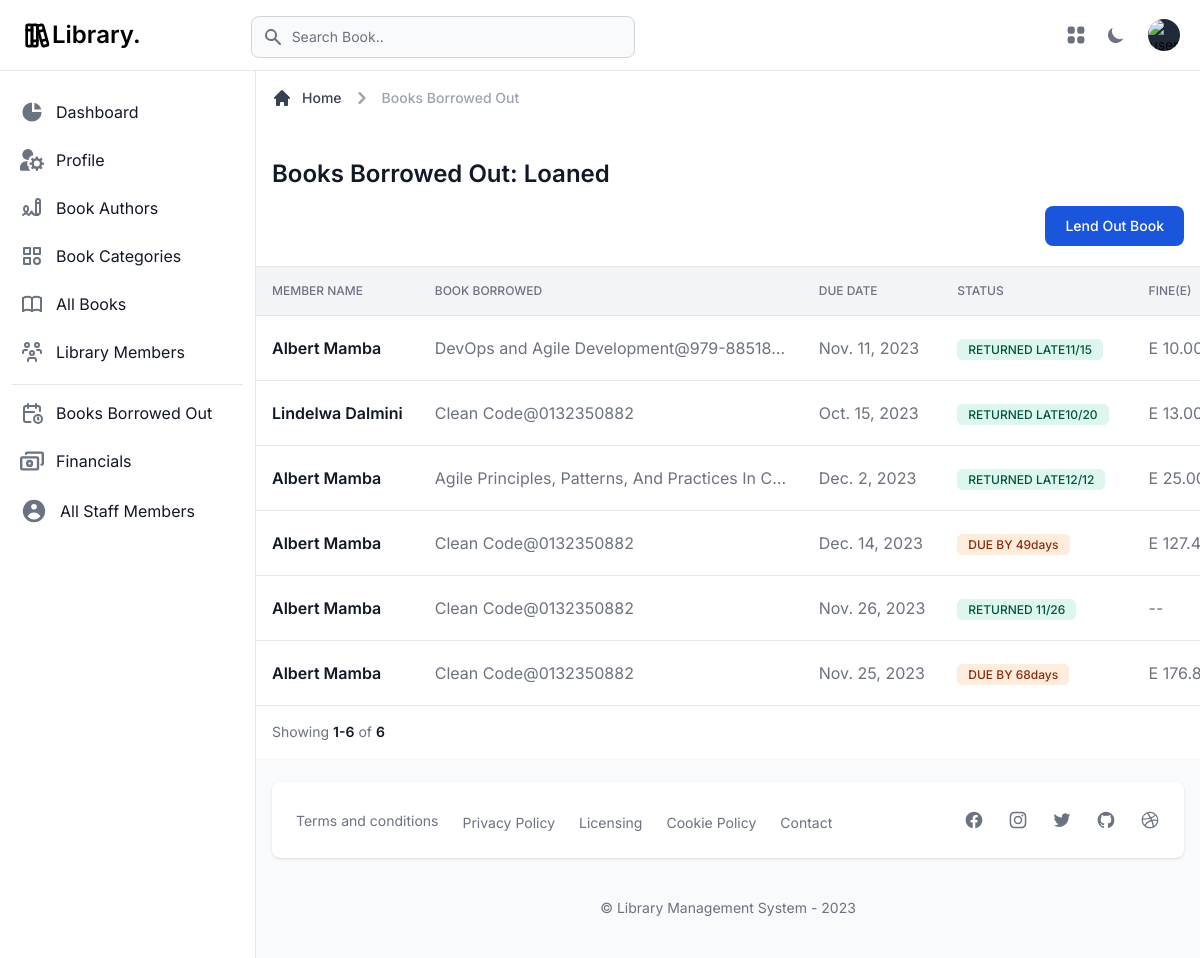
Screenshot of /book-issues/ (signed in) with the database file from the repository.
### library/models.py (models this page shows)
class BookIssue(models.Model):
    book = models.ForeignKey(Book, related_name='issues', on_delete=models.CASCADE)
    member = models.ForeignKey(Member, related_name='issues', on_delete=models.CASCADE)
    issue_date = models.DateField(auto_created=True, default=timezone.now)
    due_date = models.DateField(auto_created=True, default=timezone.now)
    return_date = models.DateField(null=True, blank=True)
    @property
    def returned(self):
        return self.return_date is not None
    @property
    def status_int(self):
        if self.returned:
            return 1
        elif self.due_date >= timezone.now().date():
            return 2
        else:
            return 3
    @property
    def fine(self):
        if self.returned:
            if self.due_date >= self.return_date:
                return '--', 0
            else:
                _hours_left = (self.return_date - self.due_date)
                days, _ = divmod(_hours_left.total_seconds(), 86400)
                _fine = float(days) * float(self.book.fine)
                return f"E {_fine:,.2f}", _fine
        else:
            if self.due_date >= timezone.now().date():
                return '--', 0
            else:
                _hours_left = (timezone.now().date() - self.due_date)
                days, _ = divmod(_hours_left.total_seconds(), 86400)
                _fine = float(days) * float(self.book.fine)
                return f"E {_fine:,.2f}", _fine
    @property
    def status(self):
        if self.return_date:
            if self.due_date >= self.return_date:
                return f'RETURNED {self.return_date.strftime("%m/%d")}'
            else:
                return f'RETURNED LATE{self.return_date.strftime("%m/%d")}'
        try:
            if self.due_date >= timezone.now().date():
                _hours_left = (self.due_date - timezone.now().date())
                days, _ = divmod(_hours_left.total_seconds(), 86400)
                return "{}days LEFT".format(int(days))
            else:
                _hours_left = (timezone.now().date() - self.due_date)
                days, _ = divmod(_hours_left.total_seconds(), 86400)
                return "DUE BY {}days".format(int(days))
        except Exception as error:
            print('FAILED TO CALCULATE DAYS LEFT: ', error)
        return "---"

class Member(models.Model):
    user = models.OneToOneField(User, related_name='member', on_delete=models.CASCADE)
    address = models.CharField(max_length=100, null=True)
    avatar = models.ImageField(upload_to='avatar', null=True, blank=True)
    date_added = models.DateTimeField(auto_created=True, default=timezone.now)
    def __str__(self):
        return self.user.get_full_name()

class Book(models.Model):
    name = models.CharField(max_length=50)
    isbn = models.CharField(max_length=50, null=True, blank=True)
    author = models.ForeignKey(Author, related_name='books', on_delete=models.CASCADE)
    category = models.ForeignKey(Category, related_name='books', on_delete=models.CASCADE)
    summary = models.TextField(max_length=500)
    cover_page = models.ImageField(upload_to='covers/')
    date_published = models.DateField(default=timezone.now)
    barcode = models.CharField(max_length=50, null=True)
    quantity = models.IntegerField(default=0)
    fine = models.DecimalField(default=0.0, max_digits=65, decimal_places=2)
    def __str__(self):
        return f'{self.name}@{self.isbn}'

### web/views.py (the view)
# urls.py: path('book-issues/', books_issues_list, name='issues'),
@login_required(login_url='/login/')
def books_issues_list(request):
    form = BookIssueForm()
    if request.method == 'POST':
        form = BookIssueForm(request.POST, request.FILES)
        if form.is_valid():
            form.save()
            form = BookIssueForm()
    book_issues = BookIssue.objects.order_by('-id').all()
    page = request.GET.get('page', 1)
    paginator = Paginator(book_issues, 25)
    issues = paginator.page(page)
    forms = []
    for _book in issues:
        forms.append(BookIssueForm(instance=_book))
    return render(request, 'pages/book-issues.html', {
        'issues': issues,
        'form': form,
        'forms': forms
    })

### library/forms.py
class BookIssueForm(forms.ModelForm):
    return_date = forms.DateField(required=False)
    class Meta:
        model = BookIssue
        fields = ('book', 'member', 'issue_date', 'due_date', 'return_date')
    def __init__(self, *args, **kwargs):
        super(BookIssueForm, self).__init__(*args, **kwargs)
        for field_name, field in self.fields.items():
            self.fields[field_name].widget.attrs['placeholder'] = field.label
            if field_name in ['issue_date', 'due_date', 'returns_date']:
                self.fields[field_name].widget.attrs['placeholder'] = 'YYYY-MM-DD'
            self.fields[field_name].widget.attrs[
                'class'] = 'bg-gray-50 border border-gray-300 text-gray-900 sm:text-sm rounded-lg ' \
                           'focus:ring-primary-500 focus:border-primary-500 block w-full p-2.5 dark:bg-gray-700 ' \
                           'dark:border-gray-600 dark:placeholder-gray-400 dark:text-white ' \
                           'dark:focus:ring-primary-500 dark:focus:border-primary-500'
            self.fields[field_name].widget.attrs['required'] = True

### web/templatetags/web_tags.py (called while the page is built)
@register.filter(name='zip')
def zip_lists(a, b):
    return zip(a, b)

### templates/pages/book-issues.html (shortened to what this page needs)
{% extends "layouts/base.html" %}
{% load static %}
{% load web_tags %}
{% block content %}
    <main>
        <div class="p-4 bg-white block sm:flex items-center justify-between border-b border-gray-200 lg:mt-1.5 dark:bg-gray-800 dark:border-gray-700">
            <div class="w-full mb-1">
                <div class="mb-4">
                    <nav class="flex mb-5" aria-label="Breadcrumb">
                        <ol class="inline-flex items-center space-x-1 text-sm font-medium md:space-x-2">
                            <li class="inline-flex items-center">
                                <a href="/"
                                   class="inline-flex items-center text-gray-700 hover:text-primary-600 dark:text-gray-300 dark:hover:text-white">
                                    <svg class="w-5 h-5 mr-2.5" fill="currentColor" viewBox="0 0 20 20"
                                         xmlns="http://www.w3.org/2000/svg">
                                        <path d="M10.707 2.293a1 1 0 00-1.414 0l-7 7a1 1 0 001.414 1.414L4 10.414V17a1 1 0 001 1h2a1 1 0 001-1v-2a1 1 0 011-1h2a1 1 0 011 1v2a1 1 0 001 1h2a1 1 0 001-1v-6.586l.293.293a1 1 0 001.414-1.414l-7-7z">
                                        </path>
                                    </svg>
                                    Home
                                </a>
                            </li>
                            <li>
                                <div class="flex items-center">
                                    <svg class="w-6 h-6 text-gray-400" fill="currentColor" viewBox="0 0 20 20"
                                         xmlns="http://www.w3.org/2000/svg">
                                        <path fill-rule="evenodd"
                                              d="M7.293 14.707a1 1 0 010-1.414L10.586 10 7.293 6.707a1 1 0 011.414-1.414l4 4a1 1 0 010 1.414l-4 4a1 1 0 01-1.414 0z"
                                              clip-rule="evenodd"></path>
                                    </svg>
                                    <span class="ml-1 text-gray-400 md:ml-2 dark:text-gray-500" aria-current="page">
                                        Books Borrowed Out
                                    </span>
                                </div>
                            </li>
                        </ol>
                    </nav>
                    <h1 class="text-xl font-semibold text-gray-900 sm:text-2xl dark:text-white mt-12">
                        Books Borrowed Out: Loaned
                    </h1>
                </div>
                <div class="grid grid-cols-2 items-center justify-end sm:flex md:divide-x md:divide-gray-100 dark:divide-gray-700">
                    <button id="lendBookButton"
                            class="text-white bg-blue-700 hover:bg-blue-800 focus:ring-4 focus:ring-primary-300 font-medium rounded-lg text-sm px-5 py-2.5 dark:bg-blue-600 dark:hover:bg-blue-700 focus:outline-none dark:focus:ring-primary-800"
                            type="button" data-drawer-target="drawer-lend-book-default"
                            data-drawer-show="drawer-lend-book-default"
                            aria-controls="drawer-lend-book-default"
                            data-drawer-placement="right">
                        Lend Out Book
                    </button>
                </div>
            </div>
        </div>
        <div class="flex flex-col">
            <div class="overflow-x-auto">
                <div class="inline-block min-w-full align-middle">
                    <div class="overflow-hidden shadow">
                        <table class="min-w-full divide-y divide-gray-200 table-fixed dark:divide-gray-600">
                            <thead class="bg-gray-100 dark:bg-gray-700">
                            <tr>
                                <th scope="col"
                                    class="p-4 text-xs font-medium text-left text-gray-500 uppercase dark:text-gray-400">
                                    Member Name
                                </th>
                                <th scope="col"
                                    class="p-4 text-xs font-medium text-left text-gray-500 uppercase dark:text-gray-400">
                                    Book Borrowed
                                </th>
                                <th scope="col"
                                    class="p-4 text-xs font-medium text-left text-gray-500 uppercase dark:text-gray-400">
                                    Due Date
                                </th>
                                <th scope="col"
                                    class="p-4 text-xs font-medium text-left text-gray-500 uppercase dark:text-gray-400">
                                    Status
                                </th>
                                <th scope="col"
                                    class="p-4 text-xs font-medium text-left text-gray-500 uppercase dark:text-gray-400">
                                    Fine(E)
                                </th>
                            </tr>
                            </thead>
                            <tbody class="bg-white divide-y divide-gray-200 dark:bg-gray-800 dark:divide-gray-700">
                            {% for issue, edit_form in issues|zip:forms %}
                                <tr class="hover:bg-gray-100 dark:hover:bg-gray-700">
                                    <td class="p-4 text-sm font-normal text-gray-500 whitespace-nowrap dark:text-gray-400">
                                        <div class="text-base font-semibold text-gray-900 dark:text-white">
                                            {{ issue.member }}
                                        </div>
                                    </td>
                                    <td class="max-w-sm p-4 overflow-hidden text-base font-normal text-gray-500 truncate xl:max-w-xs dark:text-gray-400">
                                        {{ issue.book }}
                                    </td>
                                    <td class="max-w-sm p-4 overflow-hidden text-base font-normal text-gray-500 truncate xl:max-w-xs dark:text-gray-400">
                                        {{ issue.due_date }}
                                    </td>
                                    <td class="max-w-sm p-4 overflow-hidden text-base font-normal text-gray-500 truncate xl:max-w-xs dark:text-gray-400">
                                        {% if issue.status_int == 1 %}
                                            <span class="bg-green-100 text-green-800 text-xs font-medium mr-2 px-2.5 py-0.5 rounded-md dark:bg-gray-700 dark:text-green-400 border border-green-100 dark:border-green-500">
                                                {{ issue.status }}
                                            </span>
                                        {% elif issue.status_int == 2 %}
                                            <span class="bg-purple-100 text-purple-800 text-xs font-medium mr-2 px-2.5 py-0.5 rounded-md border border-purple-100 dark:bg-gray-700 dark:border-purple-500 dark:text-purple-400">
                                                {{ issue.status }}
                                            </span>
                                        {% else %}
                                            <span class="bg-orange-100 text-orange-800 text-xs font-medium mr-2 px-2.5 py-0.5 rounded-md border border-orange-100 dark:bg-gray-700 dark:border-orange-300 dark:text-orange-300">
                                                {{ issue.status }}
                                            </span>
                                        {% endif %}
                                    </td>
                                    <td class="max-w-sm p-4 overflow-hidden text-base font-normal text-gray-500 truncate xl:max-w-xs dark:text-gray-400">
                                        {{ issue.fine.0 }}
                                    </td>
                                </tr>
                            {% endfor %}
                            </tbody>
                        </table>
                    </div>
                </div>
            </div>
        </div>
        <div class="sticky bottom-0 right-0 items-center w-full p-4 bg-white border-t border-gray-200 flex justify-between dark:bg-gray-800 dark:border-gray-700">
            <div class="flex items-center mb-4 sm:mb-0">
                <span class="text-sm font-normal text-gray-500 dark:text-gray-400">Showing <span
                        class="font-semibold text-gray-900 dark:text-white">{{ issues.start_index }}-{{ issues.end_index }}</span> of <span
                        class="font-semibold text-gray-900 dark:text-white">{{ issues.paginator.count }}</span></span>
            </div>
        </div>
    </main>
{% endblock content %}

### rows the page displays
BookIssue: member "Albert Mamba", book "DevOps and Agile Development@979-88518…", due_date "Nov. 11, 2023", status "RETURNED LATE11/15", fine.0 "E…"
BookIssue: member "Lindelwa Dalmini", book "Clean Code@0132350882", due_date "Oct. 15, 2023", status "RETURNED LATE10/20", fine.0 "E…"
BookIssue: member "Albert Mamba", book "Agile Principles, Patterns, And Practices In C…", due_date "Dec. 2, 2023", status "RETURNED LATE12/12", fine.0 "E…"
BookIssue: member "Albert Mamba", book "Clean Code@0132350882", due_date "Dec. 14, 2023", status "DUE BY 49days", fine.0 "E…"
BookIssue: member "Albert Mamba", book "Clean Code@0132350882", due_date "Nov. 26, 2023", status "RETURNED 11/26", fine.0 "--"
BookIssue: member "Albert Mamba", book "Clean Code@0132350882", due_date "Nov. 25, 2023", status "DUE BY 68days", fine.0 "E…"

### other values shown
{{ issues.start_index }} "1"
{{ issues.end_index }} "6"
{{ issues.paginator.count }} "6"
